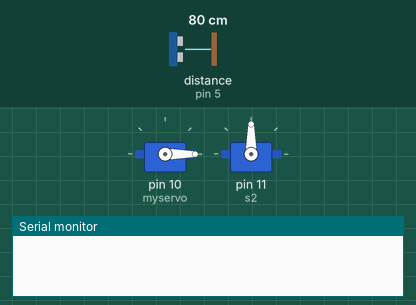
This sketch was run on a simulated Arduino Uno, built with avr-gcc and run on an emulated ATmega328P. Shown: 2 × servo, the last lines printed to the serial monitor. Wiring (inferred from the names in the program): ultrasonic range finder: trigger pin 7; echo pin 5. The test bench sets the inputs (shaded band); at power-on: distance to the obstacle (sensor on pin 5) 80 cm. The echo pulse lasts 58.3 µs per cm.

Above: at 0.01 s.
1.3 s: distance to the obstacle (sensor on pin 5) set to 250 cm
At 2.1 s:
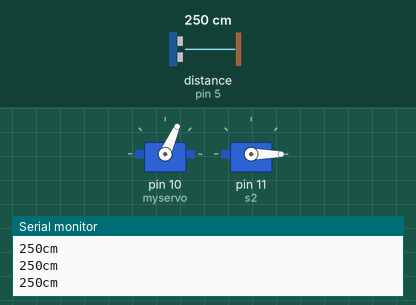
4.3 s: distance to the obstacle (sensor on pin 5) set to 299 cm
At 5.4 s:
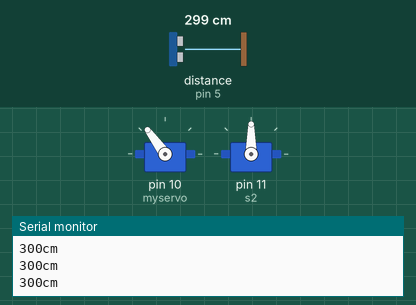
7.3 s: distance to the obstacle (sensor on pin 5) set to 60 cm
At 8.3 s:
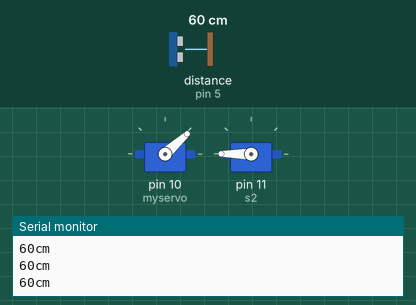
10.3 s: distance to the obstacle (sensor on pin 5) set to 2 cm
Timing chart, 0 to 14.3 s (numbered marks = the images above; inputs shaded):
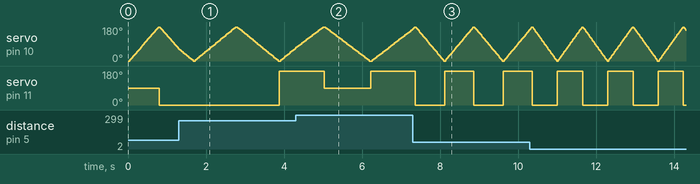

Measured:
- by itself, servo on pin 11 (s2): alternates 180° for 0.65 s and 0° for 0.65 s

The sketch:

maze_solver.ino
```cpp
#include<Servo.h>

Servo myservo,s2;
int pos=0;
int pos1=0;

const int pingPin = 7; // Trigger Pin of Ultrasonic Sensor
const int echoPin = 5; // Echo Pin of Ultrasonic Sensor

void setup() {
  pinMode(10,OUTPUT);
  Serial.begin(9600); // Starting Serial Terminal

  myservo.attach(10);
  s2.attach(11);
}

void loop() {
  long duration, inches, cm;
  int array1 [65];
  int array2 [65];
  int max1=0,max2=0,maxin1=0,maxin2=0;

  for (pos = 0; pos <= 180; pos += 6) { // goes from 0 degrees to 180 degrees
    // in steps of 1 degree
   myservo.write(pos);              // tell servo to go to position in variable 'pos'
   delay(15);                       // waits 15ms for the servo to reach the position
   pinMode(pingPin, OUTPUT);
   digitalWrite(pingPin, LOW);
   delayMicroseconds(2);
   digitalWrite(pingPin, HIGH);
   delayMicroseconds(10);
   digitalWrite(pingPin, LOW);
   pinMode(echoPin, INPUT);
   duration = pulseIn(echoPin, HIGH);
   cm = microsecondsToCentimeters(duration);
   Serial.print(cm);
   Serial.print("cm");
   Serial.println();
   delay(5);
   array1[pos/6]= cm;

  }

 for(int i=0;i<31;i++)
  {
   if (max1<array1[i])
   {
   if(i<1||i>29||(i<16&&i>14))
     {max1=array1[i];
       maxin1=i;}
   }

  }
    s2.write(maxin1*6);


for (pos = 180; pos >= 0; pos -= 6) { // goes from 180 degrees to 0 degrees
   myservo.write(pos);              // tell servo to go to position in variable 'pos'
   delay(15);                       // waits 15ms for the servo to reach the position
   pinMode(pingPin, OUTPUT);
   digitalWrite(pingPin, LOW);
   delayMicroseconds(2);
   digitalWrite(pingPin, HIGH);
   delayMicroseconds(10);
   digitalWrite(pingPin, LOW);
   pinMode(echoPin, INPUT);
   duration = pulseIn(echoPin, HIGH);
   cm = microsecondsToCentimeters(duration);
   Serial.print(cm);
   Serial.print("cm");
   //Serial.print(pos);
   Serial.println();
   delay(5);

 array2[(180-pos)/6]=cm;

}

 for(int i=0;i<31;i++)
  {
   if (max2<array2[i])
   {
   if(i<1||i>29||(i<16&&i>14))
  { max2=array2[i];
   maxin2=i;}
    }

  }
    s2.write(180-maxin2*6);

}

long microsecondsToCentimeters(long microseconds) {
   return microseconds / 29 / 2;
}
```
